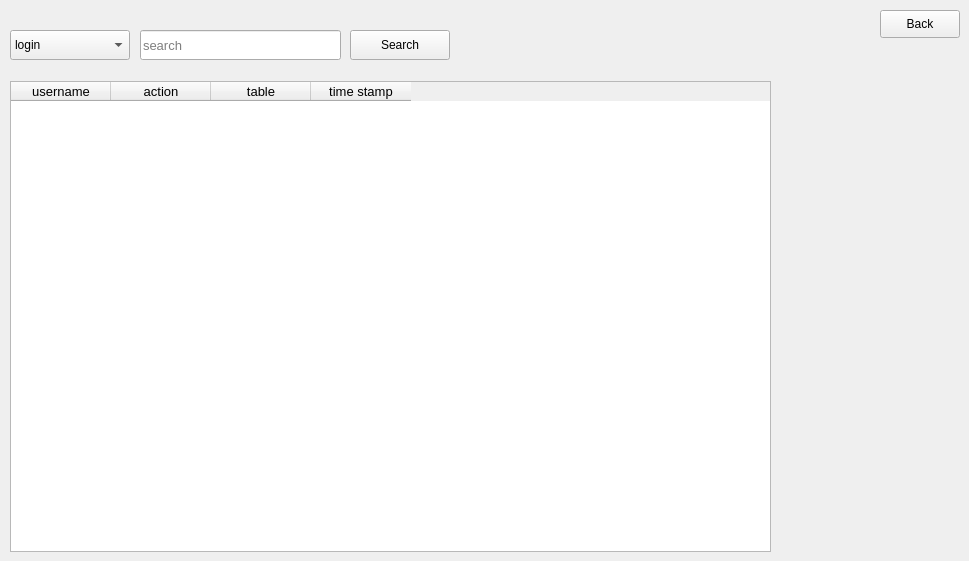
    <widget class="QWidget" name="history_tab">
     <attribute name="title">
      <string>history</string>
     </attribute>
     <widget class="QComboBox" name="comboBox_10">
      <property name="geometry">
       <rect>
        <x>10</x>
        <y>30</y>
        <width>120</width>
        <height>30</height>
       </rect>
      </property>
      <property name="font">
       <font>
        <family>Segoe UI</family>
       </font>
      </property>
      <item>
       <property name="text">
        <string>login</string>
       </property>
      </item>
      <item>
       <property name="text">
        <string>logout</string>
       </property>
      </item>
      <item>
       <property name="text">
        <string>username</string>
       </property>
      </item>
      <item>
       <property name="text">
        <string>action</string>
       </property>
      </item>
     </widget>
     <widget class="QPushButton" name="pushButton_26">
      <property name="geometry">
       <rect>
        <x>350</x>
        <y>30</y>
        <width>100</width>
        <height>30</height>
       </rect>
      </property>
      <property name="font">
       <font>
        <family>Segoe UI</family>
       </font>
      </property>
      <property name="text">
       <string>Search</string>
      </property>
     </widget>
     <widget class="QLineEdit" name="lineEdit_52">
      <property name="geometry">
       <rect>
        <x>140</x>
        <y>30</y>
        <width>201</width>
        <height>30</height>
       </rect>
      </property>
      <property name="font">
       <font>
        <pointsize>10</pointsize>
       </font>
      </property>
      <property name="placeholderText">
       <string>search</string>
      </property>
     </widget>
     <widget class="QTableWidget" name="tableWidget_6">
      <property name="geometry">
       <rect>
        <x>10</x>
        <y>81</y>
        <width>761</width>
        <height>471</height>
       </rect>
      </property>
      <property name="font">
       <font>
        <family>Segoe UI</family>
        <pointsize>10</pointsize>
       </font>
      </property>
      <column>
       <property name="text">
        <string>username</string>
       </property>
      </column>
      <column>
       <property name="text">
        <string>action</string>
       </property>
      </column>
      <column>
       <property name="text">
        <string>table</string>
       </property>
      </column>
      <column>
       <property name="text">
        <string>time stamp</string>
       </property>
      </column>
     </widget>
     <widget class="QPushButton" name="pushButton_17">
      <property name="geometry">
       <rect>
        <x>880</x>
        <y>10</y>
        <width>80</width>
        <height>28</height>
       </rect>
      </property>
      <property name="text">
       <string>Back</string>
      </property>
     </widget>
    </widget>
